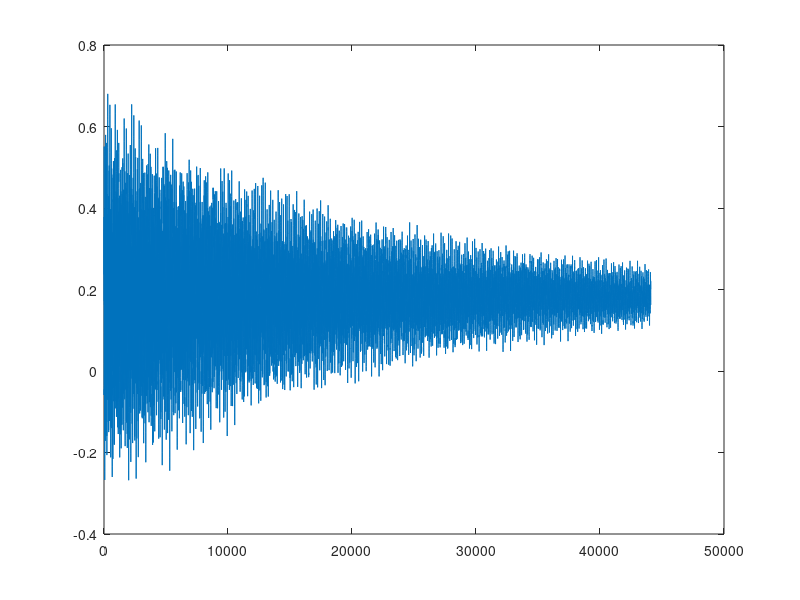

Write the MATLAB code that produced this figure.
clear all;
close all;
clc

fs = 44100;
f0 = 100;               % fundamental freq
k = 1/fs;
durration = 1;          % synthesised sound lenght in s
dur = fs*durration;

Bb = 0.0001;             % inharmonicity parameter (>0)x`
rhoB = 800;              % material density
AreaB = 2.02e-4;         % bridge cross sectional area
LB = 1;                % scaling lenght
EB = 9.5e+9;           % Young's modulus dried Red Alder https://amesweb.info/Materials/Youngs-Modulus-of-Wood.aspx
HB = 0.075;             % thickness
 
kappaB=sqrt((EB*HB^2)/(12*rhoB*LB^4)); % eq. 7.70 pg. 210

% set scheme for loss parameters 
% zeta0,1  pg.189 Practical setting for decay times
% sigma0,1 pg.189 eq.7.29


sigmaB0 = 1.343;
sigmaB1 = 0.00459;

hB = sqrt((4*sigmaB1*k+sqrt((4*sigmaB1*k)^2+16*kappaB^2*k^2))/2);

%h = sqrt(2*kappa*k);
NB = floor(1/hB);
hB = 1/NB;

% intialise states of the system

uBNext = zeros(NB,1);
uB = zeros(NB,1);
widthB = floor(NB/2);
excitationRangeB = 1:widthB;
uB(excitationRangeB + floor(NB/2)) = hann(widthB);
uBPrev = uB;

% initialise output
outB = zeros(dur,1);
outPosB = floor(NB/2);

lB = 3:NB-2;
% figure(3)
% loopty loop 
for n = 1:dur

    
    uBNext(lB) = 1/(hB^4 * (k*sigmaB0 + 1))*(-6*(uB(lB) - 2*uB(lB+1)/3 + uB(lB+2)/6 - 2*uB(lB-1)/3 + uB(lB-2)/6)*kappaB^2 *k^2 + ...
        hB^2 * (hB^2 *uBPrev(lB)*sigmaB0 +4*(uBPrev(lB) - uBPrev(lB+1)/2 - uBPrev(lB-1)/2 - uB(lB) + uB(lB+1)/2 + uB(lB-1)/2)*sigmaB1)*k - ...
        hB^4 * (uBPrev(lB) - 2*uB(lB)));
    % find virtual grid points
    uB0 = 2*uB(1)-uB(2);                    % uB(0)
    uBm1 = 2*(uB0-uB(2))+uB(3);             % uB(-1)
    uBPrev0 = 2*uBPrev(1)-uBPrev(2);        % uBPrev(0)
    uBNp1 = 2*uB(NB) - uB(NB-1);            % uB(N+1)
    uBNp2 = 2*(uBNp1 - uB(NB-1)) + uB(NB-2);% uB(N+2)
    uBPrevNp1 = 2*uBPrev(NB) - uBPrev(NB-1);% uBPrev(N+1)
    % solve for uBNext at points 1, 2, N-1, N
    uBNext(2) = 1/(hB^4 * (k*sigmaB0 + 1))*(-6*(uB(2) - 2*uB(2+1)/3 + uB(2+2)/6 - 2*uB(2-1)/3 + uB0/6)*kappaB^2 *k^2 + ...
        hB^2 * (hB^2 *uBPrev(2)*sigmaB0 +4*(uBPrev(2) - uBPrev(2+1)/2 - uBPrev(2-1)/2 - uB(2) + uB(2+1)/2 + uB(2-1)/2)*sigmaB1)*k - ...
        hB^4 * (uBPrev(2) - 2*uB(2)));
    uBNext(1) = 1/(hB^4 * (k*sigmaB0 + 1))*(-6*(uB(1) - 2*uB(1+1)/3 + uB(1+2)/6 - 2*uB0/3 + uBm1/6)*kappaB^2 *k^2 + ...
        hB^2 * (hB^2 *uBPrev(1)*sigmaB0 +4*(uBPrev(1) - uBPrev(1+1)/2 - uBPrev0/2 - uB(1) + uB(1+1)/2 + uB0/2)*sigmaB1)*k - ...
        hB^4 * (uBPrev(1) - 2*uB(1)));
    uBNext(NB-1) = 1/(hB^4 * (k*sigmaB0 + 1))*(-6*(uB(NB-1) - 2*uB(NB)/3 + uBNp1/6 - 2*uB(NB-2)/3 + uB(NB-3)/6)*kappaB^2 *k^2 + ...
        hB^2 * (hB^2 *uBPrev(NB-1)*sigmaB0 +4*(uBPrev(NB-1) - uBPrev(NB)/2 - uBPrev(NB-2)/2 - uB(NB-1) + uB(NB)/2 + uB(NB-2)/2)*sigmaB1)*k - ...
        hB^4 * (uBPrev(NB-1) - 2*uB(NB-1)));
    uBNext(NB) = 1/(hB^4 * (k*sigmaB0 + 1))*(-6*(uB(NB) - 2*uBNp1/3 + uBNp2/6 - 2*uB(NB-1)/3 + uB(NB-2)/6)*kappaB^2 *k^2 + ...
        hB^2 * (hB^2 *uBPrev(NB)*sigmaB0 +4*(uBPrev(NB) - uBPrevNp1/2 - uBPrev(NB-1)/2 - uB(NB) + uBNp1/2 + uB(NB-1)/2)*sigmaB1)*k - ...
        hB^4 * (uBPrev(NB) - 2*uB(NB)));
    
    
    
    outB(n) = uBNext(outPosB);
%     plot(uBNext);
%     ylim([-1,1]);
%     drawnow;
     
    uBPrev  = uB;
    uB = uBNext;

end
figure(2)
plot(outB)